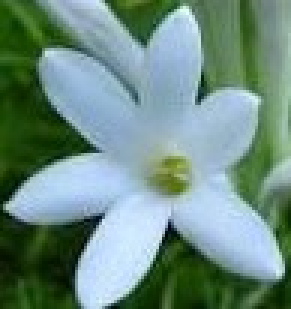
#> input picture p2.jpg, 97 x 103 px (shown 3 times larger)
$ python '14-تشخیص الگوهای مشابه.py'
#> lines starting #> are read from the running program, lines starting #| are printed output that depends on the picture
#14-تشخیص الگوهای مشابه.py
import cv2
import numpy as np
import matplotlib.pyplot as plt

img_template = cv2.imread('p2.jpg', 0)
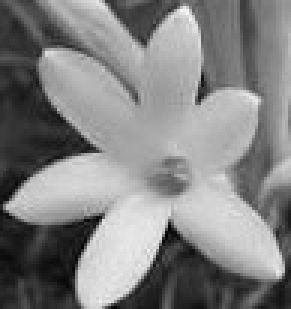
#> img_template: shape (103, 97) (shown 3 times larger); min 1, max 246, mean 130.4
img = cv2.imread('p1.jpg', 0)
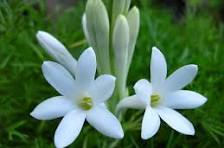
#> input picture p1.jpg, 224 x 148 px
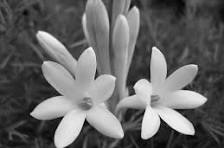
#> img: shape (148, 224); min 0, max 255, mean 101.4

orb = cv2.ORB_create()

kp1, des1 = orb.detectAndCompute(img_template, None)
#> kp1 = 14 keypoints; strongest (x, y, size): (32, 50, 31), (60, 61, 31), (59, 64, 31), (45, 32, 31)
kp2, des2 = orb.detectAndCompute(img, None)
#> kp2 = 240 keypoints; strongest (x, y, size): (155, 48, 37.2), (154, 47, 31), (31, 114, 31), (131, 94, 44.6)

bf = cv2.BFMatcher(cv2.NORM_HAMMING, crossCheck = True)

matches = bf.match(des1, des2)
#> matches = 12 matches
matches = sorted(matches, key=lambda x: x.distance)

#> (the run stopped early here; a loop or call above may not have finished)
